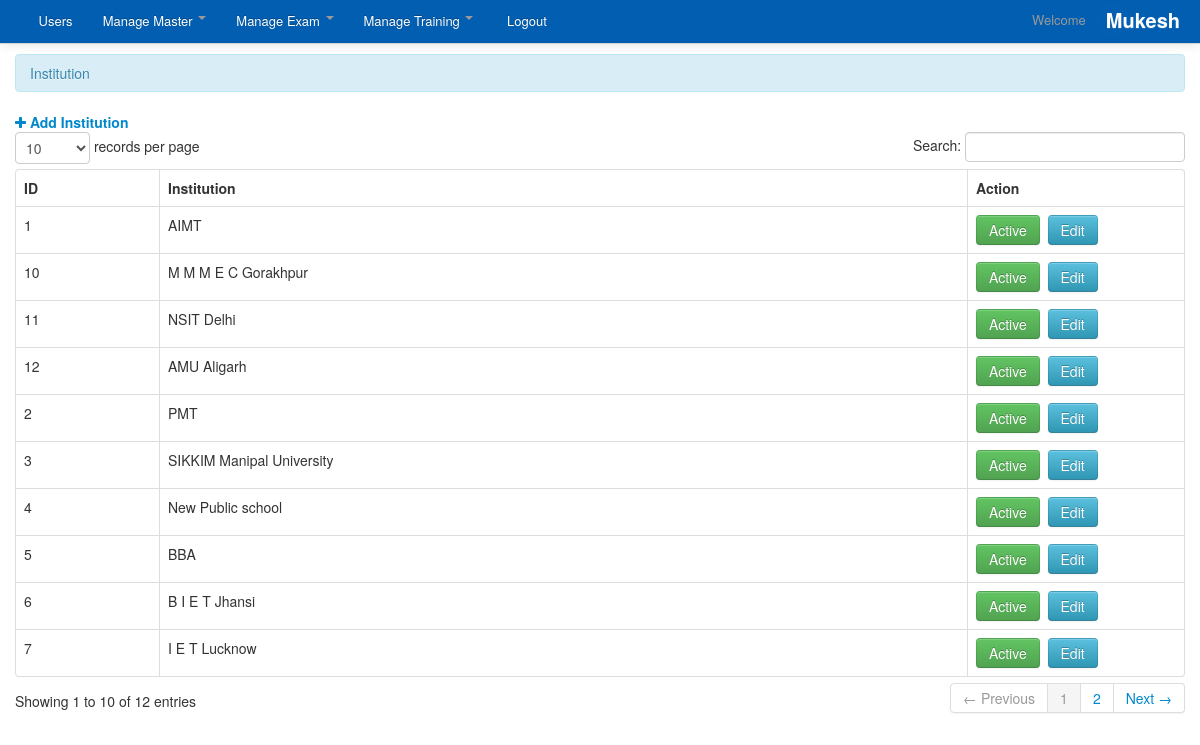
Page /admin/institution.php (signed in) on the committed database.
### tables this page shows
CREATE TABLE `master_institution` (
  `id` int(11) NOT NULL,
  `post_date` timestamp NOT NULL DEFAULT CURRENT_TIMESTAMP,
  `modified_date` datetime NOT NULL,
  `institution` varchar(250) NOT NULL,
  `status` int(11) NOT NULL DEFAULT '1'
);

### admin/institution.php (the view, shortened to what this page needs)
<?php
include('header.php');
?>
<div class="container">
<div class="margin-top">
<div class="row">
<div class="span12">
<div class="alert alert-info">Institution </div>
<a href="institution_add.php" ><i class="fa fa-plus"></i>&nbsp;<strong>Add Institution</strong></a>
<table cellpadding="0" cellspacing="0" border="0" class="table  table-bordered" id="example">
<thead>
<tr>
<th>ID</th>
<th>Institution</th>
<th>Action</th>
</tr>
</thead>
<tbody>
<?php
$neelx="SELECT `id`, `institution`, `status` FROM `master_institution` WHERE 1";
$result = mysql_query($neelx)or die(mysql_error());
while($row=mysql_fetch_array($result)){
$getid=$row['id'];  ?>
<tr>
<td><?php echo $getid; ?></td>
<td><?php echo $row['institution']; ?></td>
<?php $status=$row['status']; ?>
<td width="200">
<?php if($status == 1) { ?> <a href="institution.php?id=<?php echo $getid; ?>&status=0&action=active" onClick="return(window.confirm('Are you sure you want to Deactivate.'));" class="btn btn-success">Active</a><?php } else { ?><a  href="institution.php?id=<?php echo $getid; ?>&status=1&action=active" onClick="return(window.confirm('Are you sure you want to Activate.'));" class="btn btn-warning">Inactive</a><?php } ?>
&nbsp;<a title="View" href="institution_edit.php?uid=<?php echo $getid;?>" class="btn btn-info">Edit</a>
</td>
</tr>
<?php  }  ?>
</tbody>
</table>
</div>
</div>
</div>
</div>
<?php include('footer.php') ?>

### admin/css/docs.css (style rules this page uses)
.margin-top { margin-top:10px; }
body { background: url(../img/grid_noise.png); position: relative; }

### admin/css/print.css (style rules this page uses)
table { font-family:arial !important; }
#example th { border-right:1px solid; font-family:arial !important; }
#example th:first-child { border-left:1px solid; font-family:arial !important; }
#example td { border-right:1px solid; text-align:center; }
#example td:first-child { border-left:1px solid; text-align:center; }

### admin/css/work.css (style rules this page uses)
a { color: black; }

### rows in the picture
master_institution: id "1", institution "AIMT"
master_institution: id "2", institution "PMT"
master_institution: id "3", institution "SIKKIM Manipal University"
master_institution: id "4", institution "New Public school"
master_institution: id "5", institution "BBA"
master_institution: id "6", institution "B I E T Jhansi"
master_institution: id "7", institution "I E T Lucknow"
master_institution: id "10", institution "M M M E C Gorakhpur"
master_institution: id "11", institution "NSIT Delhi"
master_institution: id "12", institution "AMU Aligarh"

### other values in the picture
$username "Mukesh"
